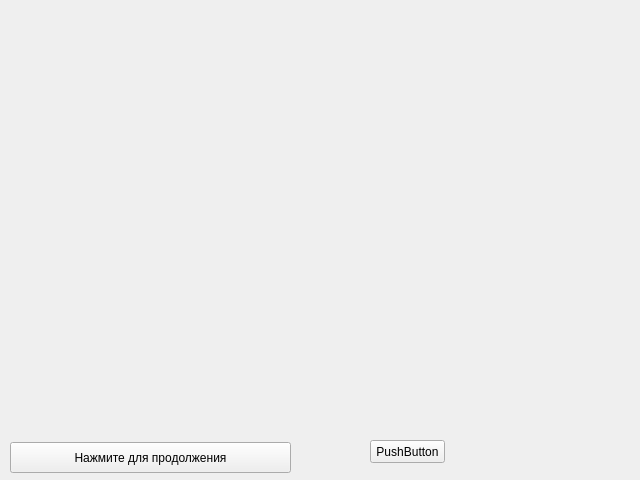
<?xml version="1.0" encoding="UTF-8"?>
<ui version="4.0">
 <class>author</class>
 <widget class="QWidget" name="author">
  <property name="geometry">
   <rect>
    <x>0</x>
    <y>0</y>
    <width>640</width>
    <height>480</height>
   </rect>
  </property>
  <property name="windowTitle">
   <string>Form</string>
  </property>
  <widget class="QPushButton" name="start">
   <property name="geometry">
    <rect>
     <x>10</x>
     <y>442</y>
     <width>281</width>
     <height>31</height>
    </rect>
   </property>
   <property name="text">
    <string>Нажмите для продолжения</string>
   </property>
  </widget>
  <widget class="QPushButton" name="pushButton">
   <property name="geometry">
    <rect>
     <x>370</x>
     <y>440</y>
     <width>75</width>
     <height>23</height>
    </rect>
   </property>
   <property name="text">
    <string>PushButton</string>
   </property>
  </widget>
 </widget>
 <resources/>
 <connections/>
</ui>
